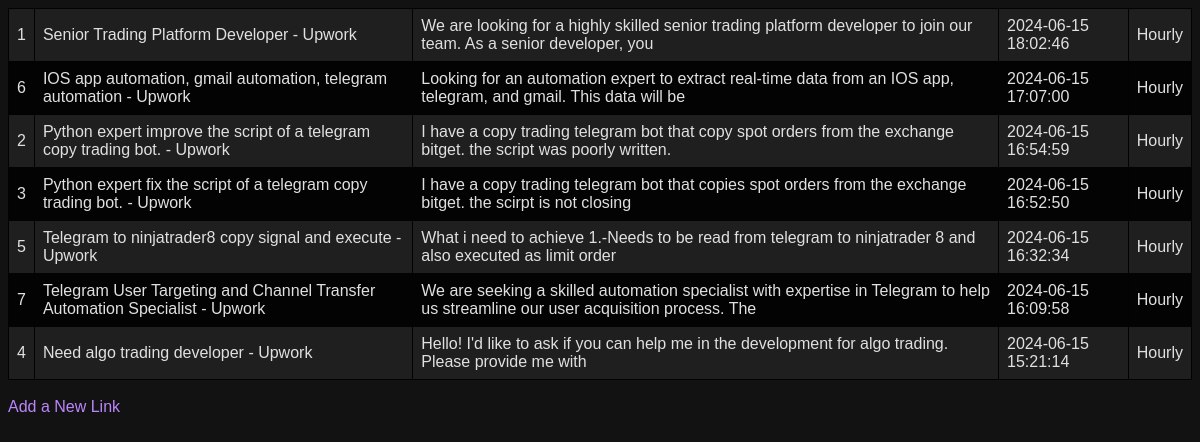
Before: / with the older database file.
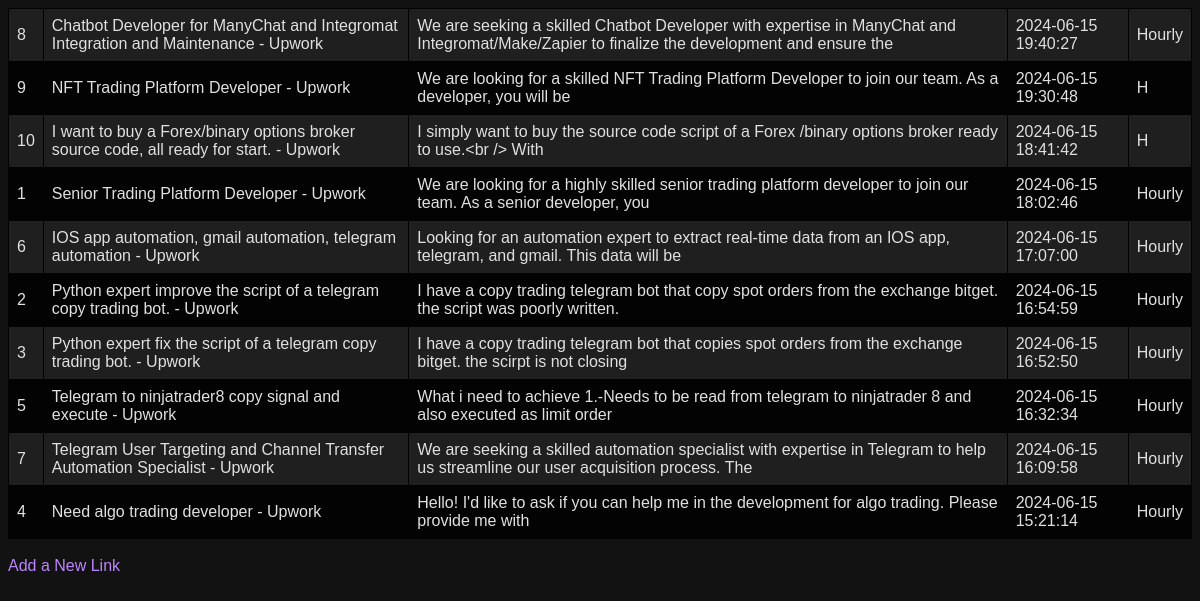
After: the same page with the newer database file.
### main.py (models this page shows, shortened)
class JobLocker(db.Model):
    id = db.Column(db.Integer, primary_key=True)
    job_title = db.Column(db.String(1500), unique=True, nullable=False)
    job_summary = db.Column(db.String(5000), nullable=False)
    job_published = db.Column(db.DateTime, nullable=False)
    job_search_term = db.Column(db.String(5000), nullable=False)
    job_price_type = db.Column(db.String(5000), nullable=False)

### main.py (the view)
@app.route('/')
def view_jobs():
    jobs = JobLocker.query.order_by(JobLocker.job_published.desc()).all()
    return render_template('view_jobs.html', jobs=jobs)

### templates/view_jobs.html (shortened to what this page needs)
<!doctype html>
<html lang="en">
  <head>
  </head>
  <body>
    <table>
      <tbody>
        {% for link in jobs %}
        <tr>
          <td>{{ link.id }}</td>
          <td>{{ link.job_title }}</td>
          <td>{{ ' '.join(link.job_summary.split()[:20]) }}</td>
          <td>{{ link.job_published }}</td>
          <td>{{ link.job_price_type }}</td>
        </tr>
        {% endfor %}
      </tbody>
    </table>
    <br>
    <a href="{{ url_for('add_link') }}">Add a New Link</a>
  </body>
</html>

### templates/view_jobs.html (style rules this page uses)
body { background-color: #121212; color: #e0e0e0; font-family: Arial, sans-serif; }
table { width: 100%; border-collapse: collapse; }
th, td { border: 1px solid #030101; padding: 8px; text-align: left; }
tr:nth-child(even) { background-color: #030303; }
tr:nth-child(odd) { background-color: #1f1f1f; }
a { color: #bb86fc; text-decoration: none; }

Changed rows visible on the page:
added JobLocker: id "8", job_title "Chatbot Developer for ManyChat and Integromat Integration and Maintenance - Upwork", job_summary "We are seeking a skilled Chatbot Developer with expertise in ManyChat and Integromat/Make/Zapier to finalize the development and ensure the", job_published "2024-06-15 19:40:27", job_price_type "Hourly"
added JobLocker: id "9", job_title "NFT Trading Platform Developer - Upwork", job_summary "We are looking for a skilled NFT Trading Platform Developer to join our team. As a developer, you will be", job_published "2024-06-15 19:30:48", job_price_type "H"
added JobLocker: id "10", job_title "I want to buy a Forex/binary options broker source code, all ready for start. - Upwork", job_summary "I simply want to buy the source code script of a Forex /binary options broker ready to use.<br /> With", job_published "2024-06-15 18:41:42", job_price_type "H"
